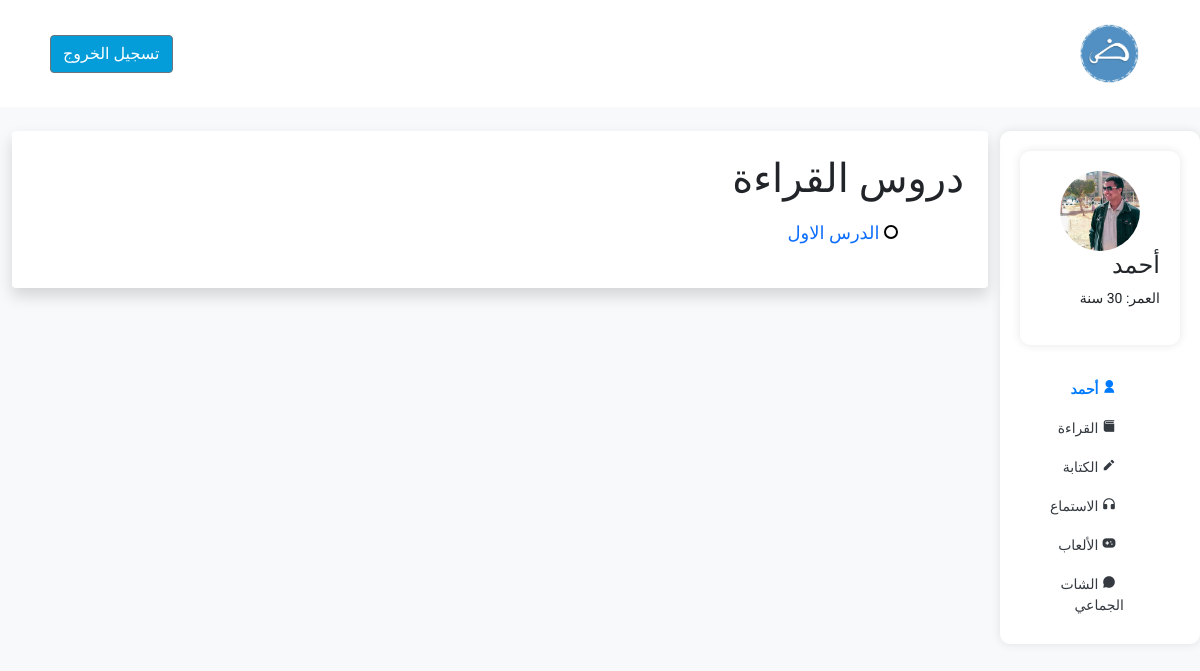
Before: /lessons/reading/ (signed in) with the older database file.
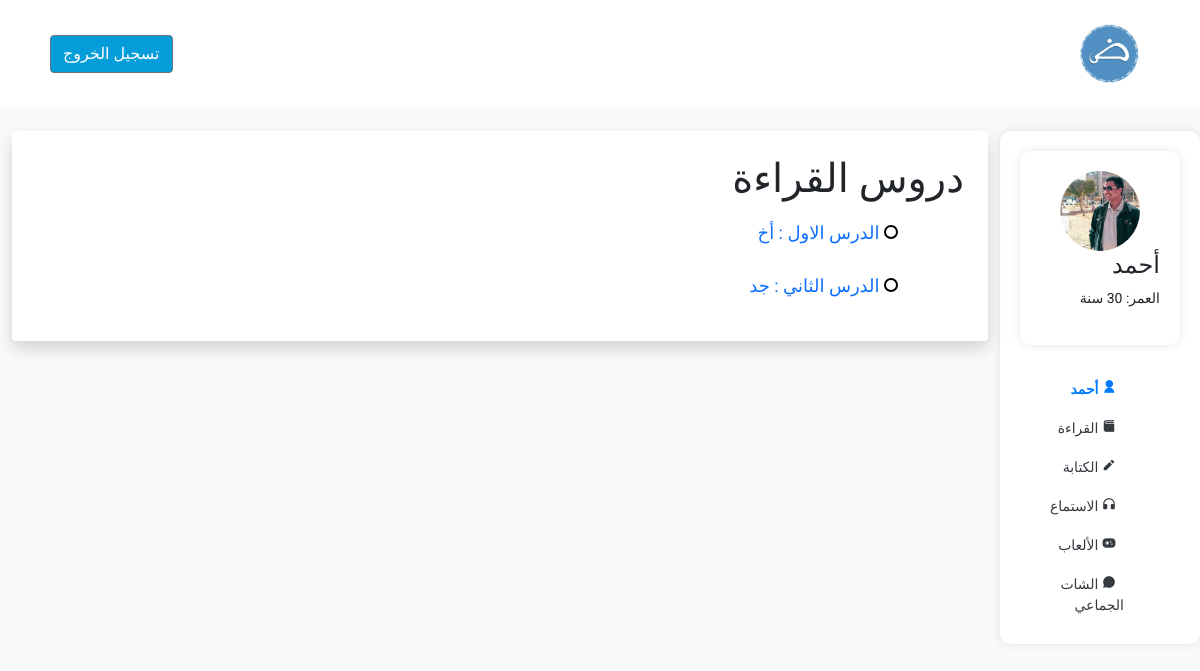
After: the same page with the newer database file.
### lessons/models.py (models this page shows, shortened)
class Lesson(models.Model):
    title = models.CharField(max_length=255)
    video_link = models.FileField(upload_to=vid_upload, blank=True, null=True)
    lesson_type = models.CharField(choices=[('reading', 'قراءة'), ('listening', 'استماع'), ('writing', 'كتابة')], max_length=20)
    completed_by_users = models.ManyToManyField(CustomUser, through='UserLessonCompletion')

### lessons/views.py (the view)
# urls.py: path('reading/', reading_lessons, name='reading'),
@login_required
def reading_lessons(request):
    reading_lessons = Lesson.objects.filter(lesson_type='reading')
    context = {'lessons': reading_lessons}
    return render(request, 'lessons/reading_lessons.html', context)

### lessons/templates/lessons/reading_lessons.html (shortened to what this page needs)
{% extends 'base.html' %}
{% load static %}
{% block content %}
<div class="container-fluid mt-4">
    <div class="row">
        <div class="col-md-3 col-lg-2 d-md-block sidebar">
            <div class="user-profile mb-4">
                <img src="/media/{{ request.user.image }}" alt="User Image" />
                <div>
                    <h4>{{ request.user.fname }}</h4>
                    <p>العمر: 30 سنة</p>
                </div>
            </div>
        <ul class="nav flex-column">
            <li class="nav-item">
              <a class="nav-link active" href="{%url 'base'%}">
                <i class="ri-user-fill me-2"></i>
                {{ request.user.fname }}
              </a>
            </li>
            <li class="nav-item">
              <a class="nav-link" href="{%url 'lessons:reading'%}">
                <i class="ri-book-3-fill me-2"></i>
                القراءة
              </a>
            </li>
            <li class="nav-item">
              <a class="nav-link" href="{%url 'lessons:writting'%}">
                <i class="ri-pencil-fill me-2"></i>
                الكتابة
              </a>
            </li>
            <li class="nav-item">
              <a class="nav-link" href="{%url 'lessons:listening'%}">
                <i class="ri-headphone-fill me-2"></i>
                الاستماع
              </a>
            </li>
            <li class="nav-item">
              <a class="nav-link" href="{% url 'games:game' %}">
                <i class="ri-gamepad-fill me-2"></i>
                الألعاب
              </a>
            </li>
            <li class="nav-item">
              <a class="nav-link" href="{% url 'chat:chat_room' %}">
                <i class="ri-chat-3-fill me-2"></i>
                الشات الجماعي
              </a>
            </li>
          </ul></div>
        <div class="col-md-9 col-lg-10">
            <div class="user-profile p-4 bg-white shadow rounded">
                <h1>دروس القراءة</h1>
               <ul class="nav flex-column">
                    {% for lesson in lessons %}
                        <li class="nav-item lesson-item {% if lesson.is_completed %}lesson-completed{% else %}lesson-not-completed{% endif %}">
                            <a class="nav-link" href="{% url 'lessons:lesson_detail' lesson_id=lesson.id %}">
                                <div class="lesson-circle"></div>
                                {{ lesson.title }}
                            </a>
                        </li>
                    {% endfor %}
                </ul>
            </div>
        </div>
    </div>
</div>
{% endblock content %}

Changed rows visible on the page:
no longer on this page (row edited): Lesson: title "الدرس الاول"
now on this page (row edited): Lesson: title "الدرس الاول : أخ"
added Lesson: title "الدرس الثاني : جد"
